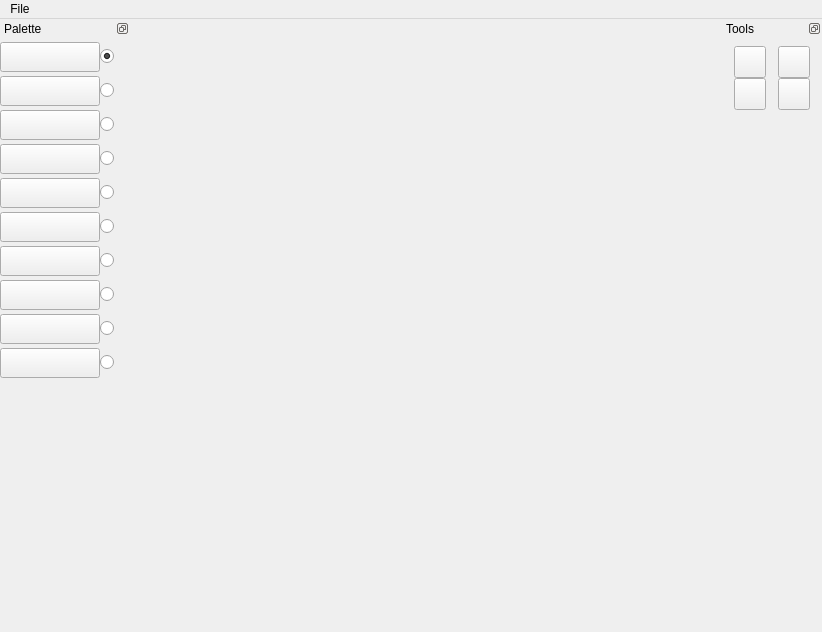
<?xml version="1.0" encoding="UTF-8"?>
<ui version="4.0">
 <class>MainWindow</class>
 <widget class="QMainWindow" name="MainWindow">
  <property name="geometry">
   <rect>
    <x>0</x>
    <y>0</y>
    <width>822</width>
    <height>632</height>
   </rect>
  </property>
  <property name="sizePolicy">
   <sizepolicy hsizetype="Fixed" vsizetype="Fixed">
    <horstretch>0</horstretch>
    <verstretch>0</verstretch>
   </sizepolicy>
  </property>
  <property name="windowTitle">
   <string>MainWindow</string>
  </property>
  <property name="windowIcon">
   <iconset>
    <normaloff>:/icons/CubeIcon.png</normaloff>:/icons/CubeIcon.png</iconset>
  </property>
  <property name="styleSheet">
   <string notr="true"/>
  </property>
  <property name="iconSize">
   <size>
    <width>32</width>
    <height>32</height>
   </size>
  </property>
  <property name="tabShape">
   <enum>QTabWidget::Rounded</enum>
  </property>
  <property name="dockNestingEnabled">
   <bool>false</bool>
  </property>
  <widget class="QWidget" name="centralWidget">
   <layout class="QVBoxLayout" name="verticalLayout_2">
    <item>
     <widget class="GLWidget" name="renderWindow" native="true">
      <property name="sizePolicy">
       <sizepolicy hsizetype="Expanding" vsizetype="Expanding">
        <horstretch>0</horstretch>
        <verstretch>0</verstretch>
       </sizepolicy>
      </property>
      <property name="cursor">
       <cursorShape>CrossCursor</cursorShape>
      </property>
      <property name="mouseTracking">
       <bool>true</bool>
      </property>
      <property name="focusPolicy">
       <enum>Qt::ClickFocus</enum>
      </property>
     </widget>
    </item>
   </layout>
  </widget>
  <widget class="QDockWidget" name="palette">
   <property name="enabled">
    <bool>true</bool>
   </property>
   <property name="sizePolicy">
    <sizepolicy hsizetype="Fixed" vsizetype="Fixed">
     <horstretch>0</horstretch>
     <verstretch>0</verstretch>
    </sizepolicy>
   </property>
   <property name="minimumSize">
    <size>
     <width>130</width>
     <height>365</height>
    </size>
   </property>
   <property name="maximumSize">
    <size>
     <width>130</width>
     <height>365</height>
    </size>
   </property>
   <property name="mouseTracking">
    <bool>true</bool>
   </property>
   <property name="contextMenuPolicy">
    <enum>Qt::DefaultContextMenu</enum>
   </property>
   <property name="floating">
    <bool>false</bool>
   </property>
   <property name="features">
    <set>QDockWidget::DockWidgetFloatable|QDockWidget::DockWidgetMovable</set>
   </property>
   <property name="allowedAreas">
    <set>Qt::LeftDockWidgetArea|Qt::RightDockWidgetArea</set>
   </property>
   <property name="windowTitle">
    <string>Palette</string>
   </property>
   <attribute name="dockWidgetArea">
    <number>1</number>
   </attribute>
   <widget class="QWidget" name="dockWidgetContents">
    <property name="sizePolicy">
     <sizepolicy hsizetype="Minimum" vsizetype="Minimum">
      <horstretch>0</horstretch>
      <verstretch>0</verstretch>
     </sizepolicy>
    </property>
    <layout class="QVBoxLayout" name="verticalLayout">
     <property name="spacing">
      <number>0</number>
     </property>
     <property name="margin">
      <number>0</number>
     </property>
     <item>
      <layout class="QHBoxLayout" name="color0">
       <property name="spacing">
        <number>0</number>
       </property>
       <item>
        <widget class="Utils::QtColorButton" name="c0">
         <property name="sizePolicy">
          <sizepolicy hsizetype="Fixed" vsizetype="Fixed">
           <horstretch>0</horstretch>
           <verstretch>0</verstretch>
          </sizepolicy>
         </property>
         <property name="minimumSize">
          <size>
           <width>100</width>
           <height>30</height>
          </size>
         </property>
         <property name="styleSheet">
          <string notr="true"/>
         </property>
         <property name="text">
          <string/>
         </property>
        </widget>
       </item>
       <item>
        <widget class="QRadioButton" name="r0">
         <property name="sizePolicy">
          <sizepolicy hsizetype="Minimum" vsizetype="Maximum">
           <horstretch>0</horstretch>
           <verstretch>0</verstretch>
          </sizepolicy>
         </property>
         <property name="text">
          <string/>
         </property>
         <property name="checked">
          <bool>true</bool>
         </property>
        </widget>
       </item>
      </layout>
     </item>
     <item>
      <layout class="QHBoxLayout" name="color1">
       <property name="spacing">
        <number>0</number>
       </property>
       <item>
        <widget class="Utils::QtColorButton" name="c1">
         <property name="sizePolicy">
          <sizepolicy hsizetype="Fixed" vsizetype="Fixed">
           <horstretch>0</horstretch>
           <verstretch>0</verstretch>
          </sizepolicy>
         </property>
         <property name="minimumSize">
          <size>
           <width>100</width>
           <height>30</height>
          </size>
         </property>
         <property name="text">
          <string/>
         </property>
        </widget>
       </item>
       <item>
        <widget class="QRadioButton" name="r1">
         <property name="sizePolicy">
          <sizepolicy hsizetype="Minimum" vsizetype="Maximum">
           <horstretch>0</horstretch>
           <verstretch>0</verstretch>
          </sizepolicy>
         </property>
         <property name="text">
          <string/>
         </property>
        </widget>
       </item>
      </layout>
     </item>
     <item>
      <layout class="QHBoxLayout" name="color2">
       <property name="spacing">
        <number>0</number>
       </property>
       <item>
        <widget class="Utils::QtColorButton" name="c2">
         <property name="sizePolicy">
          <sizepolicy hsizetype="Fixed" vsizetype="Fixed">
           <horstretch>0</horstretch>
           <verstretch>0</verstretch>
          </sizepolicy>
         </property>
         <property name="minimumSize">
          <size>
           <width>100</width>
           <height>30</height>
          </size>
         </property>
         <property name="text">
          <string/>
         </property>
        </widget>
       </item>
       <item>
        <widget class="QRadioButton" name="r2">
         <property name="sizePolicy">
          <sizepolicy hsizetype="Minimum" vsizetype="Maximum">
           <horstretch>0</horstretch>
           <verstretch>0</verstretch>
          </sizepolicy>
         </property>
         <property name="text">
          <string/>
         </property>
        </widget>
       </item>
      </layout>
     </item>
     <item>
      <layout class="QHBoxLayout" name="color3">
       <property name="spacing">
        <number>0</number>
       </property>
       <item>
        <widget class="Utils::QtColorButton" name="c3">
         <property name="sizePolicy">
          <sizepolicy hsizetype="Fixed" vsizetype="Fixed">
           <horstretch>0</horstretch>
           <verstretch>0</verstretch>
          </sizepolicy>
         </property>
         <property name="minimumSize">
          <size>
           <width>100</width>
           <height>30</height>
          </size>
         </property>
         <property name="text">
          <string/>
         </property>
        </widget>
       </item>
       <item>
        <widget class="QRadioButton" name="r3">
         <property name="sizePolicy">
          <sizepolicy hsizetype="Minimum" vsizetype="Maximum">
           <horstretch>0</horstretch>
           <verstretch>0</verstretch>
          </sizepolicy>
         </property>
         <property name="text">
          <string/>
         </property>
        </widget>
       </item>
      </layout>
     </item>
     <item>
      <layout class="QHBoxLayout" name="color4">
       <property name="spacing">
        <number>0</number>
       </property>
       <item>
        <widget class="Utils::QtColorButton" name="c4">
         <property name="sizePolicy">
          <sizepolicy hsizetype="Fixed" vsizetype="Fixed">
           <horstretch>0</horstretch>
           <verstretch>0</verstretch>
          </sizepolicy>
         </property>
         <property name="minimumSize">
          <size>
           <width>100</width>
           <height>30</height>
          </size>
         </property>
         <property name="text">
          <string/>
         </property>
        </widget>
       </item>
       <item>
        <widget class="QRadioButton" name="r4">
         <property name="sizePolicy">
          <sizepolicy hsizetype="Minimum" vsizetype="Maximum">
           <horstretch>0</horstretch>
           <verstretch>0</verstretch>
          </sizepolicy>
         </property>
         <property name="text">
          <string/>
         </property>
        </widget>
       </item>
      </layout>
     </item>
     <item>
      <layout class="QHBoxLayout" name="color5">
       <property name="spacing">
        <number>0</number>
       </property>
       <item>
        <widget class="Utils::QtColorButton" name="c5">
         <property name="sizePolicy">
          <sizepolicy hsizetype="Fixed" vsizetype="Fixed">
           <horstretch>0</horstretch>
           <verstretch>0</verstretch>
          </sizepolicy>
         </property>
         <property name="minimumSize">
          <size>
           <width>100</width>
           <height>30</height>
          </size>
         </property>
         <property name="text">
          <string/>
         </property>
        </widget>
       </item>
       <item>
        <widget class="QRadioButton" name="r5">
         <property name="sizePolicy">
          <sizepolicy hsizetype="Minimum" vsizetype="Maximum">
           <horstretch>0</horstretch>
           <verstretch>0</verstretch>
          </sizepolicy>
         </property>
         <property name="text">
          <string/>
         </property>
        </widget>
       </item>
      </layout>
     </item>
     <item>
      <layout class="QHBoxLayout" name="color6">
       <property name="spacing">
        <number>0</number>
       </property>
       <item>
        <widget class="Utils::QtColorButton" name="c6">
         <property name="sizePolicy">
          <sizepolicy hsizetype="Fixed" vsizetype="Fixed">
           <horstretch>0</horstretch>
           <verstretch>0</verstretch>
          </sizepolicy>
         </property>
         <property name="minimumSize">
          <size>
           <width>100</width>
           <height>30</height>
          </size>
         </property>
         <property name="text">
          <string/>
         </property>
        </widget>
       </item>
       <item>
        <widget class="QRadioButton" name="r6">
         <property name="sizePolicy">
          <sizepolicy hsizetype="Minimum" vsizetype="Maximum">
           <horstretch>0</horstretch>
           <verstretch>0</verstretch>
          </sizepolicy>
         </property>
         <property name="text">
          <string/>
         </property>
        </widget>
       </item>
      </layout>
     </item>
     <item>
      <layout class="QHBoxLayout" name="color7">
       <property name="spacing">
        <number>0</number>
       </property>
       <item>
        <widget class="Utils::QtColorButton" name="c7">
         <property name="sizePolicy">
          <sizepolicy hsizetype="Fixed" vsizetype="Fixed">
           <horstretch>0</horstretch>
           <verstretch>0</verstretch>
          </sizepolicy>
         </property>
         <property name="minimumSize">
          <size>
           <width>100</width>
           <height>30</height>
          </size>
         </property>
         <property name="text">
          <string/>
         </property>
        </widget>
       </item>
       <item>
        <widget class="QRadioButton" name="r7">
         <property name="sizePolicy">
          <sizepolicy hsizetype="Minimum" vsizetype="Maximum">
           <horstretch>0</horstretch>
           <verstretch>0</verstretch>
          </sizepolicy>
         </property>
         <property name="text">
          <string/>
         </property>
        </widget>
       </item>
      </layout>
     </item>
     <item>
      <layout class="QHBoxLayout" name="color8">
       <property name="spacing">
        <number>0</number>
       </property>
       <item>
        <widget class="Utils::QtColorButton" name="c8">
         <property name="sizePolicy">
          <sizepolicy hsizetype="Fixed" vsizetype="Fixed">
           <horstretch>0</horstretch>
           <verstretch>0</verstretch>
          </sizepolicy>
         </property>
         <property name="minimumSize">
          <size>
           <width>100</width>
           <height>30</height>
          </size>
         </property>
         <property name="text">
          <string/>
         </property>
        </widget>
       </item>
       <item>
        <widget class="QRadioButton" name="r8">
         <property name="sizePolicy">
          <sizepolicy hsizetype="Minimum" vsizetype="Maximum">
           <horstretch>0</horstretch>
           <verstretch>0</verstretch>
          </sizepolicy>
         </property>
         <property name="text">
          <string/>
         </property>
        </widget>
       </item>
      </layout>
     </item>
     <item>
      <layout class="QHBoxLayout" name="color9">
       <property name="spacing">
        <number>0</number>
       </property>
       <item>
        <widget class="Utils::QtColorButton" name="c9">
         <property name="sizePolicy">
          <sizepolicy hsizetype="Fixed" vsizetype="Fixed">
           <horstretch>0</horstretch>
           <verstretch>0</verstretch>
          </sizepolicy>
         </property>
         <property name="minimumSize">
          <size>
           <width>100</width>
           <height>30</height>
          </size>
         </property>
         <property name="styleSheet">
          <string notr="true"/>
         </property>
         <property name="text">
          <string/>
         </property>
        </widget>
       </item>
       <item>
        <widget class="QRadioButton" name="r9">
         <property name="sizePolicy">
          <sizepolicy hsizetype="Minimum" vsizetype="Maximum">
           <horstretch>0</horstretch>
           <verstretch>0</verstretch>
          </sizepolicy>
         </property>
         <property name="text">
          <string/>
         </property>
        </widget>
       </item>
      </layout>
     </item>
    </layout>
   </widget>
  </widget>
  <widget class="QDockWidget" name="tools">
   <property name="sizePolicy">
    <sizepolicy hsizetype="Fixed" vsizetype="Fixed">
     <horstretch>0</horstretch>
     <verstretch>0</verstretch>
    </sizepolicy>
   </property>
   <property name="minimumSize">
    <size>
     <width>100</width>
     <height>200</height>
    </size>
   </property>
   <property name="maximumSize">
    <size>
     <width>74</width>
     <height>200</height>
    </size>
   </property>
   <property name="styleSheet">
    <string notr="true"/>
   </property>
   <property name="floating">
    <bool>false</bool>
   </property>
   <property name="features">
    <set>QDockWidget::DockWidgetFloatable|QDockWidget::DockWidgetMovable</set>
   </property>
   <property name="allowedAreas">
    <set>Qt::LeftDockWidgetArea|Qt::RightDockWidgetArea</set>
   </property>
   <property name="windowTitle">
    <string>Tools</string>
   </property>
   <attribute name="dockWidgetArea">
    <number>2</number>
   </attribute>
   <widget class="QWidget" name="dockWidgetContents_2">
    <property name="sizePolicy">
     <sizepolicy hsizetype="Fixed" vsizetype="Fixed">
      <horstretch>0</horstretch>
      <verstretch>0</verstretch>
     </sizepolicy>
    </property>
    <layout class="QVBoxLayout" name="verticalLayout_3" stretch="0,0,0">
     <property name="spacing">
      <number>0</number>
     </property>
     <property name="margin">
      <number>0</number>
     </property>
     <item>
      <layout class="QHBoxLayout" name="horizontalLayout">
       <property name="spacing">
        <number>0</number>
       </property>
       <item>
        <widget class="QPushButton" name="editModeButton">
         <property name="sizePolicy">
          <sizepolicy hsizetype="Fixed" vsizetype="Fixed">
           <horstretch>0</horstretch>
           <verstretch>0</verstretch>
          </sizepolicy>
         </property>
         <property name="minimumSize">
          <size>
           <width>32</width>
           <height>32</height>
          </size>
         </property>
         <property name="maximumSize">
          <size>
           <width>32</width>
           <height>32</height>
          </size>
         </property>
         <property name="autoFillBackground">
          <bool>false</bool>
         </property>
         <property name="styleSheet">
          <string notr="true"/>
         </property>
         <property name="text">
          <string/>
         </property>
         <property name="icon">
          <iconset resource="resources.qrc">
           <normaloff>:/icons/resources/CubeIcon.png</normaloff>:/icons/resources/CubeIcon.png</iconset>
         </property>
         <property name="iconSize">
          <size>
           <width>28</width>
           <height>28</height>
          </size>
         </property>
         <property name="checkable">
          <bool>false</bool>
         </property>
         <property name="autoRepeat">
          <bool>true</bool>
         </property>
         <property name="autoDefault">
          <bool>false</bool>
         </property>
         <property name="default">
          <bool>false</bool>
         </property>
         <property name="flat">
          <bool>false</bool>
         </property>
        </widget>
       </item>
       <item>
        <widget class="QPushButton" name="selectModeButton">
         <property name="sizePolicy">
          <sizepolicy hsizetype="Fixed" vsizetype="Fixed">
           <horstretch>0</horstretch>
           <verstretch>0</verstretch>
          </sizepolicy>
         </property>
         <property name="minimumSize">
          <size>
           <width>32</width>
           <height>32</height>
          </size>
         </property>
         <property name="maximumSize">
          <size>
           <width>32</width>
           <height>32</height>
          </size>
         </property>
         <property name="autoFillBackground">
          <bool>false</bool>
         </property>
         <property name="styleSheet">
          <string notr="true"/>
         </property>
         <property name="text">
          <string/>
         </property>
         <property name="icon">
          <iconset resource="resources.qrc">
           <normaloff>:/icons/resources/SelectIcon.png</normaloff>:/icons/resources/SelectIcon.png</iconset>
         </property>
         <property name="iconSize">
          <size>
           <width>28</width>
           <height>28</height>
          </size>
         </property>
         <property name="checkable">
          <bool>false</bool>
         </property>
         <property name="autoRepeat">
          <bool>true</bool>
         </property>
         <property name="autoDefault">
          <bool>false</bool>
         </property>
         <property name="default">
          <bool>false</bool>
         </property>
         <property name="flat">
          <bool>false</bool>
         </property>
        </widget>
       </item>
      </layout>
     </item>
     <item>
      <layout class="QHBoxLayout" name="horizontalLayout_2">
       <property name="spacing">
        <number>0</number>
       </property>
       <item>
        <widget class="QPushButton" name="paintModeButton">
         <property name="sizePolicy">
          <sizepolicy hsizetype="Fixed" vsizetype="Fixed">
           <horstretch>0</horstretch>
           <verstretch>0</verstretch>
          </sizepolicy>
         </property>
         <property name="minimumSize">
          <size>
           <width>32</width>
           <height>32</height>
          </size>
         </property>
         <property name="maximumSize">
          <size>
           <width>32</width>
           <height>32</height>
          </size>
         </property>
         <property name="autoFillBackground">
          <bool>false</bool>
         </property>
         <property name="styleSheet">
          <string notr="true"/>
         </property>
         <property name="text">
          <string/>
         </property>
         <property name="icon">
          <iconset resource="resources.qrc">
           <normaloff>:/icons/resources/BucketIcon.png</normaloff>:/icons/resources/BucketIcon.png</iconset>
         </property>
         <property name="iconSize">
          <size>
           <width>28</width>
           <height>28</height>
          </size>
         </property>
         <property name="checkable">
          <bool>false</bool>
         </property>
         <property name="autoRepeat">
          <bool>true</bool>
         </property>
         <property name="autoDefault">
          <bool>false</bool>
         </property>
         <property name="default">
          <bool>false</bool>
         </property>
         <property name="flat">
          <bool>false</bool>
         </property>
        </widget>
       </item>
       <item>
        <widget class="QPushButton" name="LOLWTF">
         <property name="sizePolicy">
          <sizepolicy hsizetype="Fixed" vsizetype="Fixed">
           <horstretch>0</horstretch>
           <verstretch>0</verstretch>
          </sizepolicy>
         </property>
         <property name="minimumSize">
          <size>
           <width>32</width>
           <height>32</height>
          </size>
         </property>
         <property name="maximumSize">
          <size>
           <width>32</width>
           <height>32</height>
          </size>
         </property>
         <property name="autoFillBackground">
          <bool>false</bool>
         </property>
         <property name="styleSheet">
          <string notr="true"/>
         </property>
         <property name="text">
          <string/>
         </property>
         <property name="icon">
          <iconset resource="resources.qrc">
           <normaloff>:/icons/resources/CubeIcon.png</normaloff>:/icons/resources/CubeIcon.png</iconset>
         </property>
         <property name="iconSize">
          <size>
           <width>28</width>
           <height>28</height>
          </size>
         </property>
         <property name="checkable">
          <bool>false</bool>
         </property>
         <property name="autoRepeat">
          <bool>true</bool>
         </property>
         <property name="autoDefault">
          <bool>false</bool>
         </property>
         <property name="default">
          <bool>false</bool>
         </property>
         <property name="flat">
          <bool>false</bool>
         </property>
        </widget>
       </item>
      </layout>
     </item>
     <item>
      <widget class="QWidget" name="toolOptions" native="true">
       <property name="sizePolicy">
        <sizepolicy hsizetype="Fixed" vsizetype="Fixed">
         <horstretch>0</horstretch>
         <verstretch>0</verstretch>
        </sizepolicy>
       </property>
       <property name="minimumSize">
        <size>
         <width>100</width>
         <height>100</height>
        </size>
       </property>
      </widget>
     </item>
    </layout>
   </widget>
  </widget>
  <widget class="QMenuBar" name="menuBar">
   <property name="geometry">
    <rect>
     <x>0</x>
     <y>0</y>
     <width>822</width>
     <height>25</height>
    </rect>
   </property>
   <widget class="QMenu" name="menuFile">
    <property name="title">
     <string>File</string>
    </property>
    <addaction name="actionNew"/>
    <addaction name="actionOpen"/>
    <addaction name="actionSave"/>
    <addaction name="separator"/>
    <addaction name="actionImport"/>
    <addaction name="actionExport"/>
    <addaction name="separator"/>
    <addaction name="actionExit"/>
   </widget>
   <addaction name="menuFile"/>
  </widget>
  <action name="actionOpen">
   <property name="icon">
    <iconset resource="resources.qrc">
     <normaloff>:/icons/resources/FolderIcon.png</normaloff>:/icons/resources/FolderIcon.png</iconset>
   </property>
   <property name="text">
    <string>Open</string>
   </property>
   <property name="toolTip">
    <string>Loads a new Voxelization in .vox format</string>
   </property>
   <property name="shortcut">
    <string>Ctrl+O</string>
   </property>
   <property name="iconVisibleInMenu">
    <bool>true</bool>
   </property>
  </action>
  <action name="actionNew">
   <property name="icon">
    <iconset resource="resources.qrc">
     <normaloff>:/icons/resources/NewIcon.png</normaloff>:/icons/resources/NewIcon.png</iconset>
   </property>
   <property name="text">
    <string>New</string>
   </property>
   <property name="toolTip">
    <string>Creates a new vox</string>
   </property>
   <property name="shortcut">
    <string>Ctrl+N</string>
   </property>
  </action>
  <action name="actionImport">
   <property name="icon">
    <iconset resource="resources.qrc">
     <normaloff>:/icons/resources/ImportIcon.png</normaloff>:/icons/resources/ImportIcon.png</iconset>
   </property>
   <property name="text">
    <string>Import...</string>
   </property>
   <property name="toolTip">
    <string>Import non-.vox format</string>
   </property>
   <property name="shortcut">
    <string>Ctrl+I</string>
   </property>
  </action>
  <action name="actionExport">
   <property name="icon">
    <iconset resource="resources.qrc">
     <normaloff>:/icons/resources/ExportIcon.png</normaloff>:/icons/resources/ExportIcon.png</iconset>
   </property>
   <property name="text">
    <string>Export...</string>
   </property>
   <property name="toolTip">
    <string>Export to .vgm format</string>
   </property>
   <property name="shortcut">
    <string>Ctrl+E</string>
   </property>
  </action>
  <action name="actionExit">
   <property name="text">
    <string>Exit</string>
   </property>
  </action>
  <action name="actionSave">
   <property name="icon">
    <iconset resource="resources.qrc">
     <normaloff>:/icons/resources/SaveIcon.png</normaloff>:/icons/resources/SaveIcon.png</iconset>
   </property>
   <property name="text">
    <string>Save</string>
   </property>
   <property name="toolTip">
    <string>Save to .vox format</string>
   </property>
  </action>
 </widget>
 <layoutdefault spacing="6" margin="11"/>
 <customwidgets>
  <customwidget>
   <class>GLWidget</class>
   <extends>QWidget</extends>
   <header>glwidget.h</header>
   <container>1</container>
   <slots>
    <slot>set1()</slot>
    <slot>set2()</slot>
    <slot>set0()</slot>
    <slot>set3()</slot>
    <slot>set4()</slot>
    <slot>set5()</slot>
    <slot>set6()</slot>
    <slot>set7()</slot>
    <slot>set8()</slot>
    <slot>set9()</slot>
    <slot>setColor0(QColor)</slot>
    <slot>setColor1(QColor)</slot>
    <slot>setColor2(QColor)</slot>
    <slot>setColor3(QColor)</slot>
    <slot>setColor4(QColor)</slot>
    <slot>setColor5(QColor)</slot>
    <slot>setColor6(QColor)</slot>
    <slot>setColor7(QColor)</slot>
    <slot>setColor8(QColor)</slot>
    <slot>setColor9(QColor)</slot>
   </slots>
  </customwidget>
  <customwidget>
   <class>Utils::QtColorButton</class>
   <extends>QToolButton</extends>
   <header>qtcolorbutton.h</header>
   <slots>
    <signal>colorChanged(QColor)</signal>
   </slots>
  </customwidget>
 </customwidgets>
 <resources>
  <include location="resources.qrc"/>
 </resources>
 <connections/>
</ui>
